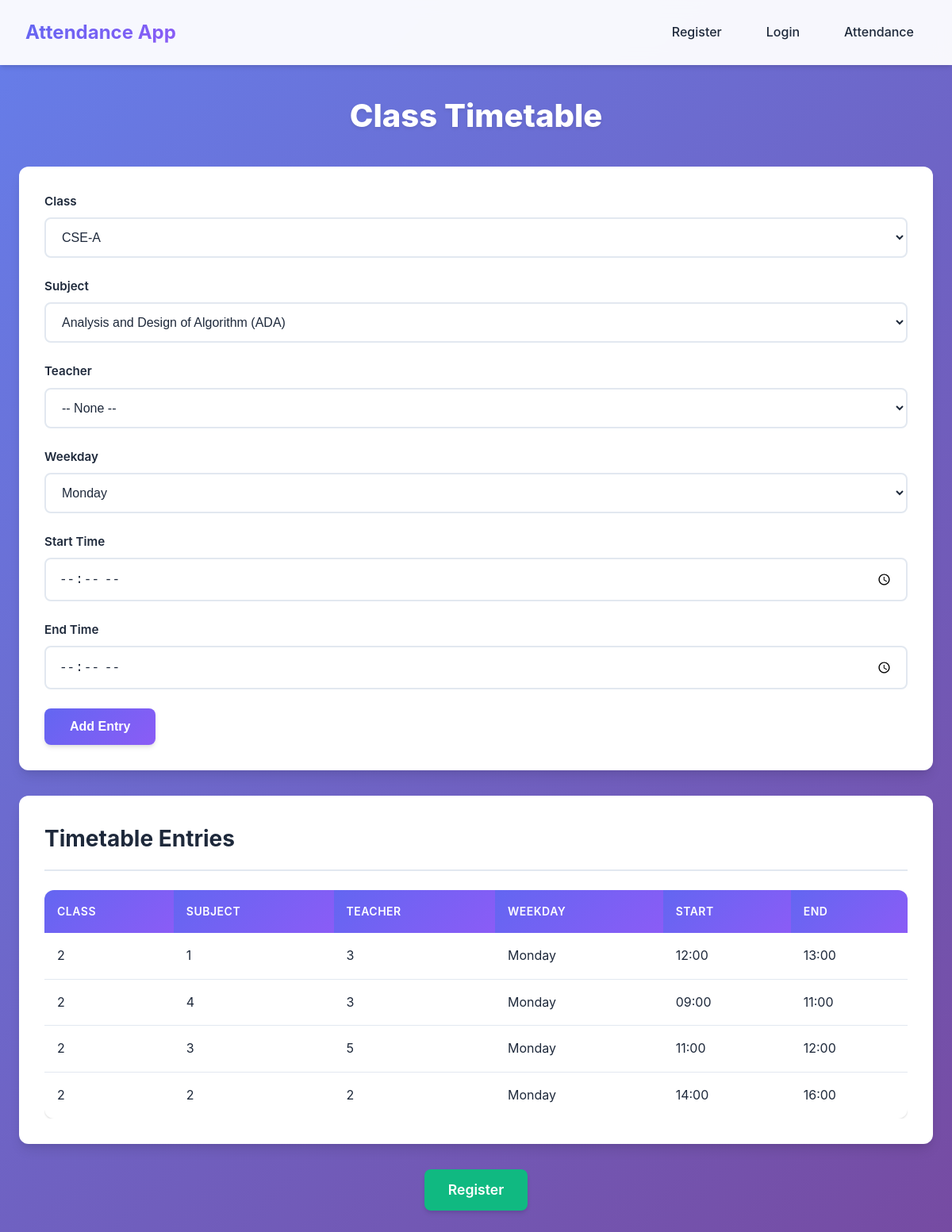
Page /timetable on the committed database.
### models.py (models this page shows)
class Timetable(db.Model):
	__tablename__ = 'timetables'
	id = db.Column(db.Integer, primary_key=True)
	class_id = db.Column(db.Integer, db.ForeignKey('classes.id'), nullable=False)
	subject_id = db.Column(db.Integer, db.ForeignKey('subjects.id'), nullable=False)
	teacher_id = db.Column(db.Integer, db.ForeignKey('teachers.id'))
	weekday = db.Column(db.Integer, nullable=False)  # 0=Mon ... 6=Sun
	start_time = db.Column(db.String, nullable=False)  # '09:00'
	end_time = db.Column(db.String, nullable=False)    # '10:00'

### app.py (the view, shortened to what this page needs)
@app.route('/timetable', methods=["GET", "POST"])
def timetable():
	classes = Class.query.all()
	subjects = Subject.query.all()
	teachers = Teacher.query.all()
	rows = Timetable.query.all()
	return render_template('timetable.html', classes=classes, subjects=subjects, teachers=teachers, rows=rows)

### templates/timetable.html (shortened to what this page needs)
<!doctype html>
<html lang="en">
<head>
	<link rel="stylesheet" href="/static/style.css">
</head>
<body>
	{% include 'header.html' %}
	<div class="container">
		<h1 class="page-title">Class Timetable</h1>
		<div class="card">
			<form method="post">
				<div class="form-group">
					<label>Class</label>
					<select name="class_id" required>
						{% for c in classes %}
						<option value="{{ c.id }}">{{ c.name }}</option>
						{% endfor %}
					</select>
				</div>
				<div class="form-group">
					<label>Subject</label>
					<select name="subject_id" required>
						{% for s in subjects %}
						<option value="{{ s.id }}">{{ s.subject_name }}</option>
						{% endfor %}
					</select>
				</div>
				<div class="form-group">
					<label>Teacher</label>
					<select name="teacher_id">
						<option value="">-- None --</option>
					</select>
				</div>
				<div class="form-group">
					<label>Weekday</label>
					<select name="weekday" required>
						<option value="0">Monday</option>
					</select>
				</div>
				<div class="form-group">
					<label>Start Time</label>
					<input type="time" name="start_time" required>
				</div>
				<div class="form-group">
					<label>End Time</label>
					<input type="time" name="end_time" required>
				</div>
				<button type="submit" class="btn btn-primary">Add Entry</button>
			</form>
		</div>
		<div class="card">
			<h2 class="card-title">Timetable Entries</h2>
			<div class="table-container">
				<table>
					<thead>
						<tr>
							<th>Class</th>
							<th>Subject</th>
							<th>Teacher</th>
							<th>Weekday</th>
							<th>Start</th>
							<th>End</th>
						</tr>
					</thead>
					<tbody>
						{% for r in rows %}
						<tr>
							<td>{{ r.class_id }}</td>
							<td>{{ r.subject_id }}</td>
							<td>{{ r.teacher_id or 'N/A' }}</td>
							<td>{% set days = ['Monday', 'Tuesday', 'Wednesday', 'Thursday', 'Friday', 'Saturday', 'Sunday'] %}{{ days[r.weekday] }}</td>
							<td>{{ r.start_time }}</td>
							<td>{{ r.end_time }}</td>
						</tr>
						{% endfor %}
					</tbody>
				</table>
			</div>
		</div>
		<div style="margin-top: 20px; text-align: center;">
			<a href="/login" class="btn btn-primary" style="background: #10b981; font-size: 1.1em; padding: 12px 30px;">Register</a>
		</div>
	</div>
</body>
</html>

### static/style.css (style rules this page uses)
* { margin: 0; padding: 0; box-sizing: border-box; }
:root { --primary: #6366f1; --primary-dark: #4f46e5; --primary-light: #818cf8; --secondary: #8b5cf6; --success: #10b981; --danger: #ef4444; --warning: #f59e0b; --info: #3b82f6; --bg: #f8fafc; --bg-card: #ffffff; --text: #1e293b; --text-light: #64748b; --border: #e2e8f0; --shadow: 0 1px 3px 0 rgba(0, 0, 0, 0.1), 0 1px 2px 0 rgba(0, 0, 0, 0.06); --shadow-md: 0 4px 6px -1px rgba(0, 0, 0, 0.1), 0 2px 4px -1px rgba(0, 0, 0, 0.06); --shadow-lg: 0 10px 15px -3px rgba(0, 0, 0, 0.1), 0 4px 6px -2px rgba(0, 0, 0, 0.05); --radius: 12px; --radius-sm: 8px; }
body { font-family: 'Inter', -apple-system, BlinkMacSystemFont, 'Segoe UI', Roboto, sans-serif; background: linear-gradient(135deg, #667eea 0%, #764ba2 100%); min-height: 100vh; color: var(--text); line-height: 1.6; }
.container { max-width: 1200px; margin: 2rem auto; padding: 0 1.5rem; }
.card { background: var(--bg-card); border-radius: var(--radius); box-shadow: var(--shadow-lg); padding: 2rem; margin-bottom: 2rem; transition: transform 0.3s ease, box-shadow 0.3s ease; }
.card-title { font-size: 1.75rem; font-weight: 700; color: var(--text); margin-bottom: 1.5rem; padding-bottom: 1rem; border-bottom: 2px solid var(--border); }
.page-title { font-size: 2.5rem; font-weight: 800; color: white; text-align: center; margin-bottom: 2rem; text-shadow: 0 2px 4px rgba(0, 0, 0, 0.1); }
.form-group { margin-bottom: 1.5rem; }
.form-group label { display: block; font-weight: 600; color: var(--text); margin-bottom: 0.5rem; font-size: 0.95rem; }
.form-group input[type="text"], .form-group input[type="email"], .form-group input[type="password"], .form-group input[type="number"], .form-group input[type="time"], .form-group select, .form-group textarea { width: 100%; padding: 0.875rem 1rem; border: 2px solid var(--border); border-radius: var(--radius-sm); font-size: 1rem; transition: all 0.3s ease; background: var(--bg-card); color: var(--text); }
.btn { padding: 0.875rem 2rem; border: none; border-radius: var(--radius-sm); font-size: 1rem; font-weight: 600; cursor: pointer; transition: all 0.3s ease; text-decoration: none; display: inline-block; text-align: center; }
.btn-primary { background: linear-gradient(135deg, var(--primary) 0%, var(--secondary) 100%); color: white; box-shadow: var(--shadow-md); }
.table-container { overflow-x: auto; margin-top: 1.5rem; }
table { width: 100%; border-collapse: collapse; background: var(--bg-card); border-radius: var(--radius); overflow: hidden; box-shadow: var(--shadow); }
table th { background: linear-gradient(135deg, var(--primary) 0%, var(--secondary) 100%); color: white; padding: 1rem; text-align: left; font-weight: 600; text-transform: uppercase; font-size: 0.875rem; letter-spacing: 0.5px; }
table td { padding: 1rem; border-bottom: 1px solid var(--border); }
table tr:last-child td { border-bottom: none; }

### rows in the picture
Timetable: class_id "2", subject_id "1", teacher "3", weekday "Monday", start_time "12:00", end_time "13:00"
Timetable: class_id "2", subject_id "4", teacher "3", weekday "Monday", start_time "09:00", end_time "11:00"
Timetable: class_id "2", subject_id "3", teacher "5", weekday "Monday", start_time "11:00", end_time "12:00"
Timetable: class_id "2", subject_id "2", teacher "2", weekday "Monday", start_time "14:00", end_time "16:00"

### other values in the picture
form field class_id "CSE-A"
form field subject_id "Analysis and Design of Algorithm (ADA)"
